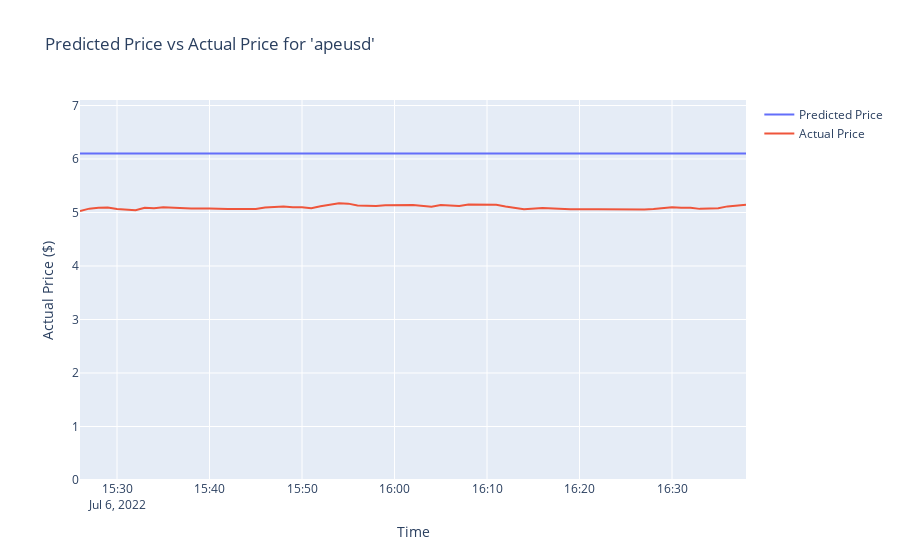

Notebook cell for this chart:
### Code cell
print(len(test_predictions[0]))
print()
def ave_percentage_error(y_true, y_pred):
    return np.mean(np.abs((y_true - y_pred) / y_true)) * 100
#print(ave_percentage_error(price_test_y, forecast_price))

fig = go.Figure(layout_yaxis_range=[0,max(forecast_price+1) ])
pred_line = go.Scatter(x=time_test_y[:len(forecast_price)], y=forecast_price, mode = 'lines', name = 'Predicted Price')
fig.add_trace(pred_line)

fig.add_trace(go.Scatter(x=time_test_y[:len(forecast_price)], y=price_test_x[:len(forecast_price)], mode = 'lines', name = 'Actual Price'))

fig.update_layout(xaxis_title="Time", yaxis_title="Actual Price ($)", title=f"Predicted Price vs Actual Price for '{crypto_name}'")

#fig.write_json('LSTM_figures/'+f"{fig_name}_{crypto_name}_predicted_price_test.json")
fig.show()
